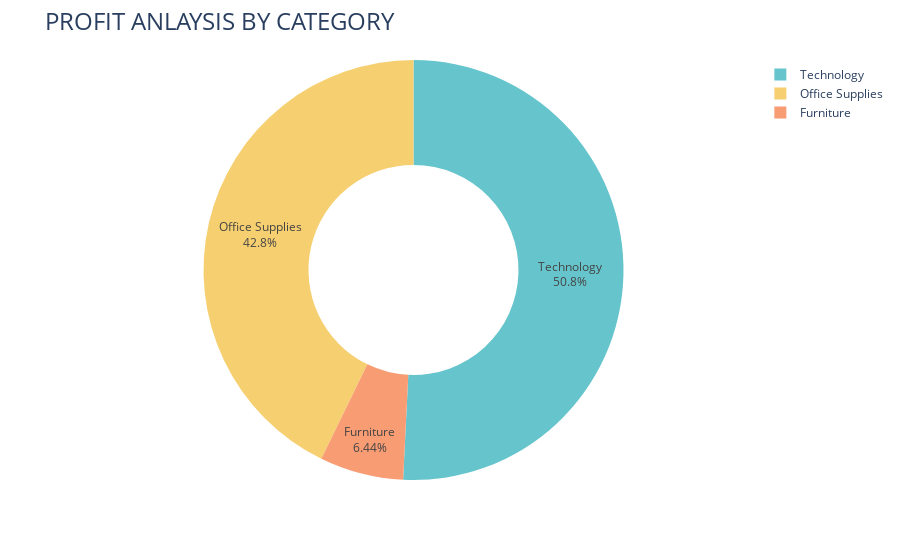

Notebook source saved alongside this figure:
### Code cell
fig =px.pie(Profit_by_category,values= 'Profit',names='Category',hole =0.5,
            color_discrete_sequence=px.colors.qualitative.Pastel)
fig.update_traces(textposition ='inside',textinfo='percent+label')
fig.update_layout(title_text='PROFIT ANLAYSIS BY CATEGORY',title_font=dict(size=24))
fig.show()

### Figure 1 — Plotly figure (JSON) as saved in the notebook; plotly's stock layout.template omitted (floating-point values rounded to 4 significant figures)
{"data": [{"domain": {"x": [0, 1], "y": [0, 1]}, "hole": 0.5, "hovertemplate": "Category=%{label}<br>Profit=%{value}<extra></extra>", "labels": ["Furniture", "Office Supplies", "Technology"], "legendgroup": "", "name": "", "showlegend": true, "textinfo": "percent+label", "textposition": "inside", "type": "pie", "values": [18450.0, 122500.0, 145500.0]}], "layout": {"autosize": true, "legend": {"tracegroupgap": 0}, "margin": {"t": 60}, "piecolorway": ["rgb(102, 197, 204)", "rgb(246, 207, 113)", "rgb(248, 156, 116)", "rgb(220, 176, 242)", "rgb(135, 197, 95)", "rgb(158, 185, 243)", "rgb(254, 136, 177)", "rgb(201, 219, 116)", "rgb(139, 224, 164)", "rgb(180, 151, 231)", "rgb(179, 179, 179)"], "title": {"font": {"size": 24}, "text": "PROFIT ANLAYSIS BY CATEGORY"}}}
